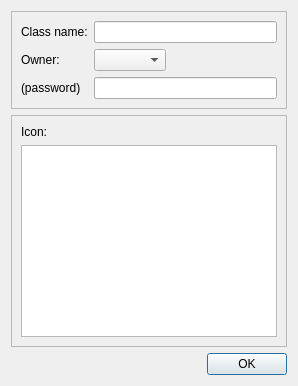
<?xml version="1.0" encoding="UTF-8"?>
<ui version="4.0">
 <class>ClassEdit</class>
 <widget class="QDialog" name="ClassEdit">
  <property name="geometry">
   <rect>
    <x>0</x>
    <y>0</y>
    <width>400</width>
    <height>309</height>
   </rect>
  </property>
  <property name="windowTitle">
   <string notr="true"/>
  </property>
  <layout class="QGridLayout" name="gridLayout">
   <property name="sizeConstraint">
    <enum>QLayout::SetFixedSize</enum>
   </property>
   <item row="0" column="0">
    <widget class="QFrame" name="form">
     <property name="frameShape">
      <enum>QFrame::StyledPanel</enum>
     </property>
     <property name="frameShadow">
      <enum>QFrame::Raised</enum>
     </property>
     <layout class="QFormLayout" name="formLayout">
      <item row="0" column="0">
       <widget class="QLabel" name="nameLabel">
        <property name="text">
         <string>Class name:</string>
        </property>
       </widget>
      </item>
      <item row="0" column="1">
       <widget class="QLineEdit" name="nameEdit">
        <property name="maxLength">
         <number>20</number>
        </property>
       </widget>
      </item>
      <item row="1" column="0">
       <widget class="QLabel" name="ownerLabel">
        <property name="text">
         <string>Owner:</string>
        </property>
       </widget>
      </item>
      <item row="1" column="1">
       <widget class="QComboBox" name="ownerBox">
        <property name="sizePolicy">
         <sizepolicy hsizetype="Fixed" vsizetype="Fixed">
          <horstretch>0</horstretch>
          <verstretch>0</verstretch>
         </sizepolicy>
        </property>
       </widget>
      </item>
      <item row="2" column="0">
       <widget class="QLabel" name="passwordLabel">
        <property name="text">
         <string notr="true">(password)</string>
        </property>
       </widget>
      </item>
      <item row="2" column="1">
       <widget class="QLineEdit" name="passwordEdit">
        <property name="echoMode">
         <enum>QLineEdit::Password</enum>
        </property>
       </widget>
      </item>
     </layout>
    </widget>
   </item>
   <item row="2" column="0">
    <widget class="QFrame" name="buttonsFrame">
     <property name="sizePolicy">
      <sizepolicy hsizetype="Preferred" vsizetype="Fixed">
       <horstretch>0</horstretch>
       <verstretch>0</verstretch>
      </sizepolicy>
     </property>
     <property name="frameShape">
      <enum>QFrame::NoFrame</enum>
     </property>
     <property name="frameShadow">
      <enum>QFrame::Plain</enum>
     </property>
     <layout class="QHBoxLayout" name="horizontalLayout">
      <property name="leftMargin">
       <number>0</number>
      </property>
      <property name="topMargin">
       <number>0</number>
      </property>
      <property name="rightMargin">
       <number>0</number>
      </property>
      <property name="bottomMargin">
       <number>0</number>
      </property>
      <item alignment="Qt::AlignRight">
       <widget class="QPushButton" name="okButton">
        <property name="sizePolicy">
         <sizepolicy hsizetype="Fixed" vsizetype="Fixed">
          <horstretch>0</horstretch>
          <verstretch>0</verstretch>
         </sizepolicy>
        </property>
        <property name="text">
         <string notr="true">OK</string>
        </property>
       </widget>
      </item>
     </layout>
    </widget>
   </item>
   <item row="1" column="0">
    <widget class="QFrame" name="iconForm">
     <property name="sizePolicy">
      <sizepolicy hsizetype="Preferred" vsizetype="Expanding">
       <horstretch>0</horstretch>
       <verstretch>0</verstretch>
      </sizepolicy>
     </property>
     <property name="frameShape">
      <enum>QFrame::StyledPanel</enum>
     </property>
     <property name="frameShadow">
      <enum>QFrame::Raised</enum>
     </property>
     <layout class="QVBoxLayout" name="verticalLayout">
      <item>
       <widget class="QLabel" name="iconLabel">
        <property name="text">
         <string>Icon:</string>
        </property>
       </widget>
      </item>
      <item>
       <widget class="QListWidget" name="iconList">
        <property name="movement">
         <enum>QListView::Static</enum>
        </property>
        <property name="flow">
         <enum>QListView::LeftToRight</enum>
        </property>
        <property name="resizeMode">
         <enum>QListView::Adjust</enum>
        </property>
        <property name="viewMode">
         <enum>QListView::IconMode</enum>
        </property>
       </widget>
      </item>
     </layout>
    </widget>
   </item>
  </layout>
 </widget>
 <resources/>
 <connections/>
</ui>
